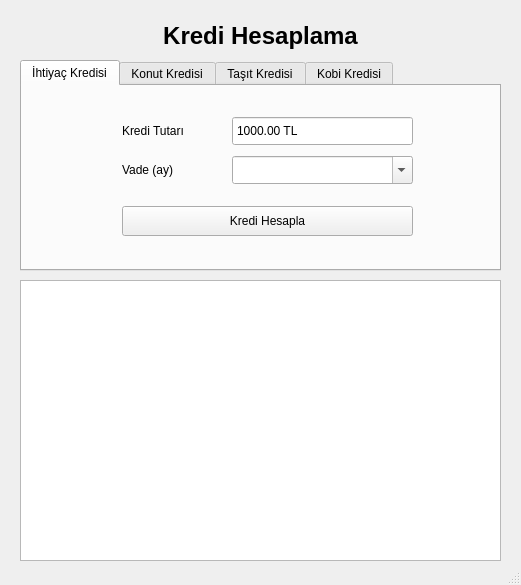
<?xml version="1.0" encoding="UTF-8"?>
<ui version="4.0">
 <class>MainWindow</class>
 <widget class="QMainWindow" name="MainWindow">
  <property name="geometry">
   <rect>
    <x>0</x>
    <y>0</y>
    <width>521</width>
    <height>585</height>
   </rect>
  </property>
  <property name="windowTitle">
   <string>Kredi Hesaplama</string>
  </property>
  <widget class="QWidget" name="centralwidget">
   <widget class="QTabWidget" name="tab_widget">
    <property name="geometry">
     <rect>
      <x>20</x>
      <y>60</y>
      <width>481</width>
      <height>211</height>
     </rect>
    </property>
    <property name="currentIndex">
     <number>0</number>
    </property>
    <widget class="QWidget" name="tab_ihtiyac">
     <attribute name="icon">
      <iconset>
       <normaloff>assets/ihtiyac.png</normaloff>assets/ihtiyac.png</iconset>
     </attribute>
     <attribute name="title">
      <string>İhtiyaç Kredisi</string>
     </attribute>
     <widget class="QWidget" name="widget_calculator" native="true">
      <property name="geometry">
       <rect>
        <x>90</x>
        <y>10</y>
        <width>311</width>
        <height>161</height>
       </rect>
      </property>
      <widget class="QDoubleSpinBox" name="sb_amount">
       <property name="geometry">
        <rect>
         <x>120</x>
         <y>20</y>
         <width>181</width>
         <height>30</height>
        </rect>
       </property>
       <property name="buttonSymbols">
        <enum>QAbstractSpinBox::NoButtons</enum>
       </property>
       <property name="suffix">
        <string> TL</string>
       </property>
       <property name="minimum">
        <double>1000.000000000000000</double>
       </property>
       <property name="maximum">
        <double>99999999.989999994635582</double>
       </property>
       <property name="singleStep">
        <double>100.000000000000000</double>
       </property>
      </widget>
      <widget class="QComboBox" name="cb_maturity">
       <property name="geometry">
        <rect>
         <x>120</x>
         <y>60</y>
         <width>181</width>
         <height>28</height>
        </rect>
       </property>
       <property name="editable">
        <bool>true</bool>
       </property>
      </widget>
      <widget class="QPushButton" name="btn_calculate">
       <property name="geometry">
        <rect>
         <x>10</x>
         <y>110</y>
         <width>291</width>
         <height>30</height>
        </rect>
       </property>
       <property name="text">
        <string>Kredi Hesapla</string>
       </property>
      </widget>
      <widget class="QLabel" name="lbl_amount">
       <property name="geometry">
        <rect>
         <x>10</x>
         <y>20</y>
         <width>111</width>
         <height>30</height>
        </rect>
       </property>
       <property name="text">
        <string>Kredi Tutarı</string>
       </property>
      </widget>
      <widget class="QLabel" name="lbl_maturity">
       <property name="geometry">
        <rect>
         <x>10</x>
         <y>60</y>
         <width>111</width>
         <height>28</height>
        </rect>
       </property>
       <property name="text">
        <string>Vade (ay)</string>
       </property>
      </widget>
     </widget>
    </widget>
    <widget class="QWidget" name="tab_konut">
     <attribute name="icon">
      <iconset>
       <normaloff>assets/konut.png</normaloff>assets/konut.png</iconset>
     </attribute>
     <attribute name="title">
      <string>Konut Kredisi</string>
     </attribute>
    </widget>
    <widget class="QWidget" name="tab_tasit">
     <attribute name="icon">
      <iconset>
       <normaloff>assets/tasit.png</normaloff>assets/tasit.png</iconset>
     </attribute>
     <attribute name="title">
      <string>Taşıt Kredisi</string>
     </attribute>
    </widget>
    <widget class="QWidget" name="tab_kobi">
     <attribute name="icon">
      <iconset>
       <normaloff>assets/kobi.png</normaloff>assets/kobi.png</iconset>
     </attribute>
     <attribute name="title">
      <string>Kobi Kredisi</string>
     </attribute>
    </widget>
   </widget>
   <widget class="QLabel" name="label">
    <property name="geometry">
     <rect>
      <x>20</x>
      <y>20</y>
      <width>481</width>
      <height>31</height>
     </rect>
    </property>
    <property name="font">
     <font>
      <pointsize>18</pointsize>
      <weight>75</weight>
      <bold>true</bold>
     </font>
    </property>
    <property name="text">
     <string>Kredi Hesaplama</string>
    </property>
    <property name="alignment">
     <set>Qt::AlignCenter</set>
    </property>
   </widget>
   <widget class="QTableWidget" name="tbl_result">
    <property name="geometry">
     <rect>
      <x>20</x>
      <y>280</y>
      <width>481</width>
      <height>281</height>
     </rect>
    </property>
    <property name="focusPolicy">
     <enum>Qt::NoFocus</enum>
    </property>
    <property name="editTriggers">
     <set>QAbstractItemView::NoEditTriggers</set>
    </property>
    <attribute name="verticalHeaderVisible">
     <bool>false</bool>
    </attribute>
    <attribute name="verticalHeaderShowSortIndicator" stdset="0">
     <bool>true</bool>
    </attribute>
   </widget>
  </widget>
  <widget class="QStatusBar" name="statusbar"/>
 </widget>
 <tabstops>
  <tabstop>tab_widget</tabstop>
  <tabstop>sb_amount</tabstop>
  <tabstop>cb_maturity</tabstop>
  <tabstop>btn_calculate</tabstop>
  <tabstop>tbl_result</tabstop>
 </tabstops>
 <resources/>
 <connections/>
</ui>
